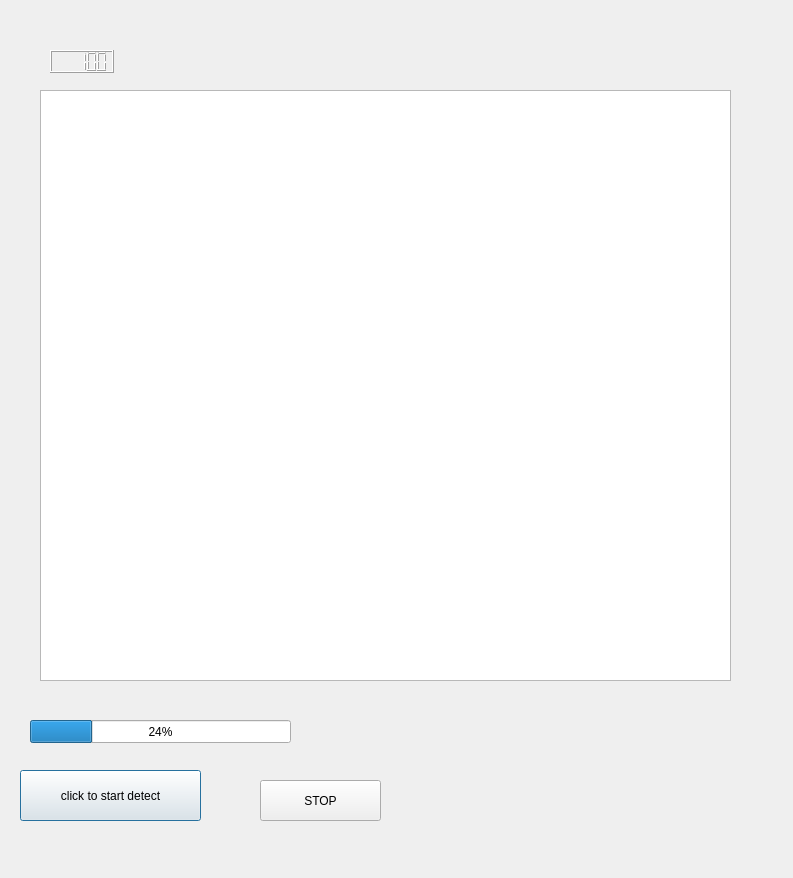
<?xml version="1.0" encoding="UTF-8"?>
<ui version="4.0">
 <class>detect</class>
 <widget class="QDialog" name="detect">
  <property name="geometry">
   <rect>
    <x>0</x>
    <y>0</y>
    <width>793</width>
    <height>878</height>
   </rect>
  </property>
  <property name="windowTitle">
   <string>Dialog</string>
  </property>
  <widget class="QPushButton" name="pushButton">
   <property name="geometry">
    <rect>
     <x>20</x>
     <y>770</y>
     <width>181</width>
     <height>51</height>
    </rect>
   </property>
   <property name="text">
    <string>click to start detect</string>
   </property>
  </widget>
  <widget class="QGraphicsView" name="graphicsView">
   <property name="geometry">
    <rect>
     <x>40</x>
     <y>90</y>
     <width>691</width>
     <height>591</height>
    </rect>
   </property>
  </widget>
  <widget class="QProgressBar" name="progressBar">
   <property name="geometry">
    <rect>
     <x>30</x>
     <y>720</y>
     <width>261</width>
     <height>23</height>
    </rect>
   </property>
   <property name="value">
    <number>24</number>
   </property>
  </widget>
  <widget class="QLCDNumber" name="FPS">
   <property name="geometry">
    <rect>
     <x>50</x>
     <y>50</y>
     <width>64</width>
     <height>23</height>
    </rect>
   </property>
   <property name="digitCount">
    <number>5</number>
   </property>
   <property name="value" stdset="0">
    <double>100.000000000000000</double>
   </property>
  </widget>
  <widget class="QPushButton" name="pushButton_2">
   <property name="geometry">
    <rect>
     <x>260</x>
     <y>780</y>
     <width>121</width>
     <height>41</height>
    </rect>
   </property>
   <property name="text">
    <string>STOP</string>
   </property>
  </widget>
 </widget>
 <resources/>
 <connections/>
</ui>
